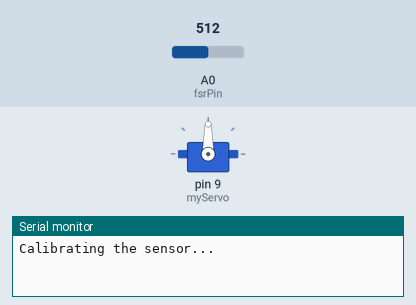
This sketch was run on a simulated Arduino Uno, built with avr-gcc and run on an emulated ATmega328P. Parts: servo, the last lines printed to the serial monitor. The inputs (shaded band) are chosen by the test bench; at power-on: A0 (fsrPin) = 512.

Above: at 0.1 s.
At 8.2 s:
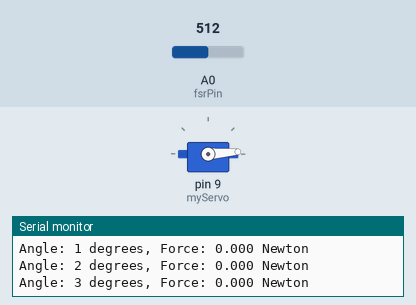
8.3 s: A0 (fsrPin) set to 545
Timing chart, 0 to 11.3 s (numbered marks = the images above; inputs shaded):
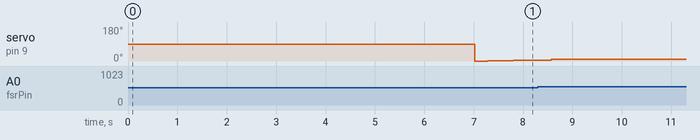

The sketch:

stiffness_force_test_eng.ino.ino
```cpp
#include <Servo.h>

const int fsrPin = A0;         // FSR sensor pin
int fsrBaseline = 0;           // Baseline value obtained after calibration
const float fsrFactor = 0.00511; // Conversion factor from ADC difference to Newton (based on experiment)

// Function to store and sort ADC data
// and get the average after removing extreme samples
float getStableForce() {
  const int numSamples = 50;   // Number of samples to take
  int readings[numSamples];

  // Sampling
  for(int i = 0; i < numSamples; i++){
    readings[i] = analogRead(fsrPin);
    delay(5); // Interval between each sample (5ms)
  }

  // Sorting readings using a simple method (bubble sort or any preferred method)
  for(int i = 0; i < numSamples - 1; i++){
    for(int j = 0; j < numSamples - i - 1; j++){
      if(readings[j] > readings[j+1]) {
        int temp = readings[j];
        readings[j] = readings[j+1];
        readings[j+1] = temp;
      }
    }
  }

  // Remove 2 minimum and 2 maximum samples
  // (to reduce the impact of noise and outlier data)
  long sum = 0;
  int count = 0;
  for(int i = 4; i < numSamples - 2; i++){
    sum += readings[i];
    count++;
  }

  // Average of middle samples
  float avgReading = sum / (float)count;

  // Subtract baseline value
  float rawValue = avgReading - fsrBaseline;
  if(rawValue < 0) {
    rawValue = 0;
  }

  // Calculate force (in Newton)
  float force = rawValue * fsrFactor;
  return force;
}

Servo myServo;              // Servo object
int servoAngle = 0;         // Servo angle (0 to 180 degrees)

// Variables for stiffness test
bool stiffnessTestDone = false;
float initialForce = 0.0;   // Initial force when reaching 0.1N
float finalForce = 0.0;     // Force after an additional 4 degrees of movement
float stiffnessValue = 0.0; // Stiffness value
float deltaForce = 0.0;     // Force difference (finalForce - initialForce)

// =========================
// Sensor calibration function
// =========================
void calibrateFSR(int pin) {
  Serial.println("Calibrating the sensor...");

  // Read the sensor multiple times to get an average and use it as baseline
  const int numReads = 200;
  long sum = 0;
  for (int i = 0; i < numReads; i++) {
    sum += analogRead(pin);
    delay(30);
  }
  fsrBaseline = sum / numReads; // Average value read
  Serial.print("Baseline value is: ");
  Serial.println(fsrBaseline);
  Serial.println("Calibration done. Starting main loop...");
  delay(1000);
}

void setup() {
  Serial.begin(9600);   // Begin serial communication
  myServo.attach(9);    // Attach servo to digital pin 9

  // First, calibrate the sensor
  calibrateFSR(fsrPin);

  // Set the gripper to fully open (zero angle)
  servoAngle = 0;
  myServo.write(servoAngle);
}

void loop() {

  // Until stiffness test is completed:
  if (!stiffnessTestDone) {

    // Move from angle 0 to 180; for each step:
    // 1) Close the servo by 1 degree
    // 2) Read the force using getStableForce() (about ~250ms each time)
    // 3) Print the force
    // 4) If force >= 0.1N, stop
    for (servoAngle = 0; servoAngle <= 180; servoAngle++) {
      myServo.write(servoAngle);

      // Read the stable force using the function above
      float force = getStableForce();

      // Report angle and force with decimal precision
      Serial.print("Angle: ");
      Serial.print(servoAngle);
      Serial.print(" degrees, Force: ");
      Serial.print(force, 3); // Three decimal places
      Serial.println(" Newton");

      // Check if the force threshold is reached
      if (force >= 0.1) {
        initialForce = force; // Initial force at the threshold
        break; // Exit the loop
      }
    }

    // Now close the servo by an additional 4 degrees
    servoAngle += 4;
    if (servoAngle > 180) {
      servoAngle = 180; // Prevent going beyond 180 degrees
    }
    myServo.write(servoAngle);

    // Read the force again
    finalForce = getStableForce();

    // Calculate stiffness
    deltaForce = finalForce - initialForce;
    float displacement = 0.001188; // Meters (displacement between the two fingers at 4 degrees)
    stiffnessValue = deltaForce / displacement;

    // Report stiffness and force difference
    Serial.println("==================================");
    Serial.print("Initial Force (N): ");
    Serial.println(initialForce, 3);
    Serial.print("Final Force (N): ");
    Serial.println(finalForce, 3);
    Serial.print("Force Difference (DeltaF) = ");
    Serial.print(deltaForce, 3);
    Serial.println(" N");
    Serial.print("Object Stiffness (N/m) = ");
    Serial.print(stiffnessValue, 3);
    Serial.println(" N/m");
    Serial.println("==================================");

    // Test completion message
    Serial.println("Stiffness test is complete. Waiting for serial commands (+ or -).");

    // Now the test is finished, and we will enter manual control mode
    stiffnessTestDone = true;
  }
  else {
    // In this phase, the test is complete and we are only waiting for serial commands
    // If '+' is received -> close by one degree
    // If '-' is received -> open by one degree
    // Then read and report the force
    if (Serial.available() > 0) {
      char command = Serial.read();

      if (command == '+') {
        servoAngle++;
        if (servoAngle > 180) {
          servoAngle = 180; // Prevent going beyond 180
        }
        myServo.write(servoAngle);

        // Read and display the force
        float force = getStableForce();
        Serial.print("Angle: ");
        Serial.print(servoAngle);
        Serial.print(" degrees, Force: ");
        Serial.print(force, 3);
        Serial.println(" Newton");
      }
      else if (command == '-') {
        servoAngle--;
        if (servoAngle < 0) {
          servoAngle = 0; // Prevent going below 0
        }
        myServo.write(servoAngle);

        // Read and display the force
        float force = getStableForce();
        Serial.print("Angle: ");
        Serial.print(servoAngle);
        Serial.print(" degrees, Force: ");
        Serial.print(force, 3);
        Serial.println(" Newton");
      }
      // If any other command is received, it will be ignored for now
    }
  }
}
```
